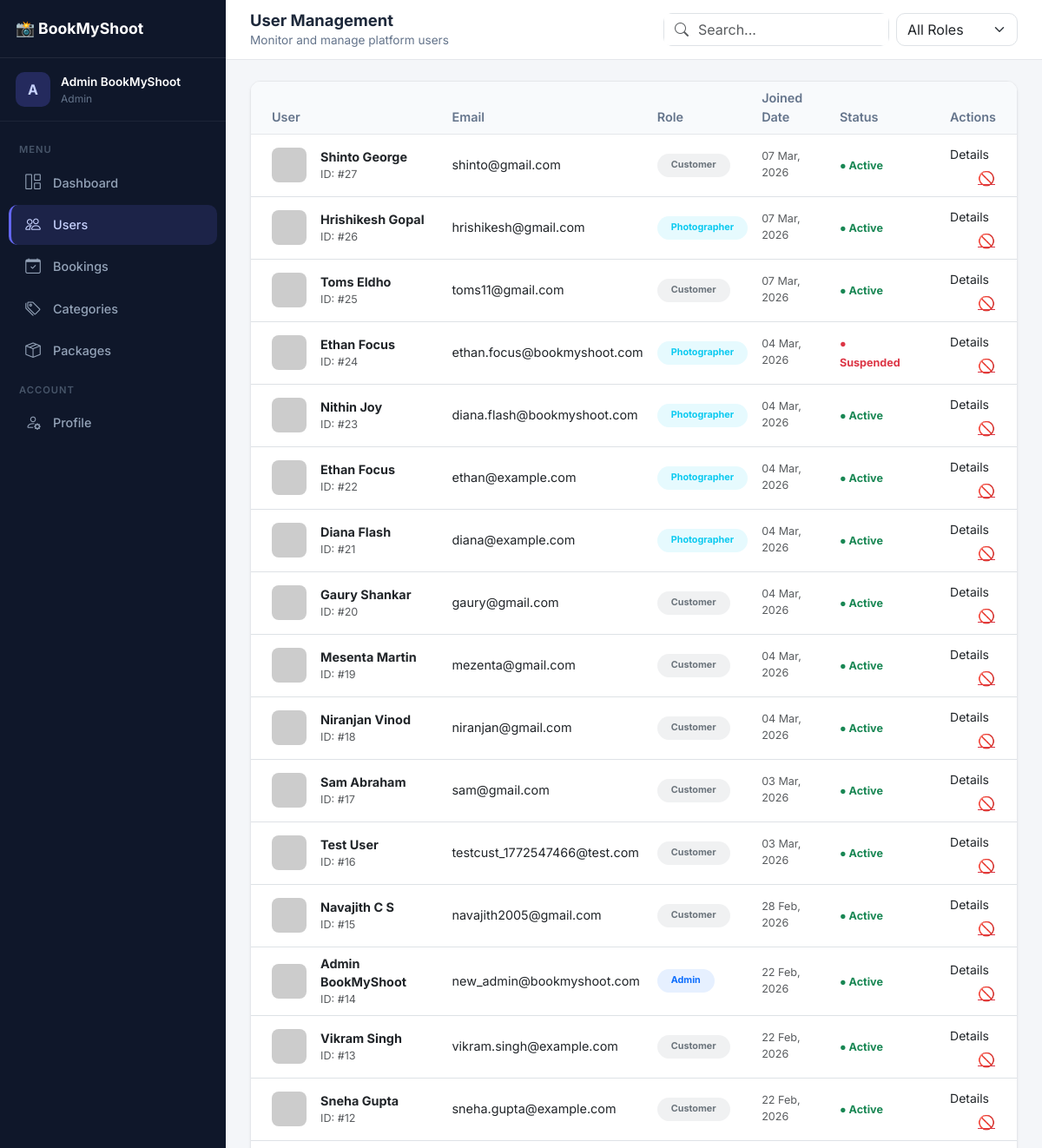
The page /admin/users (signed in, upper part) on the database as committed earlier.
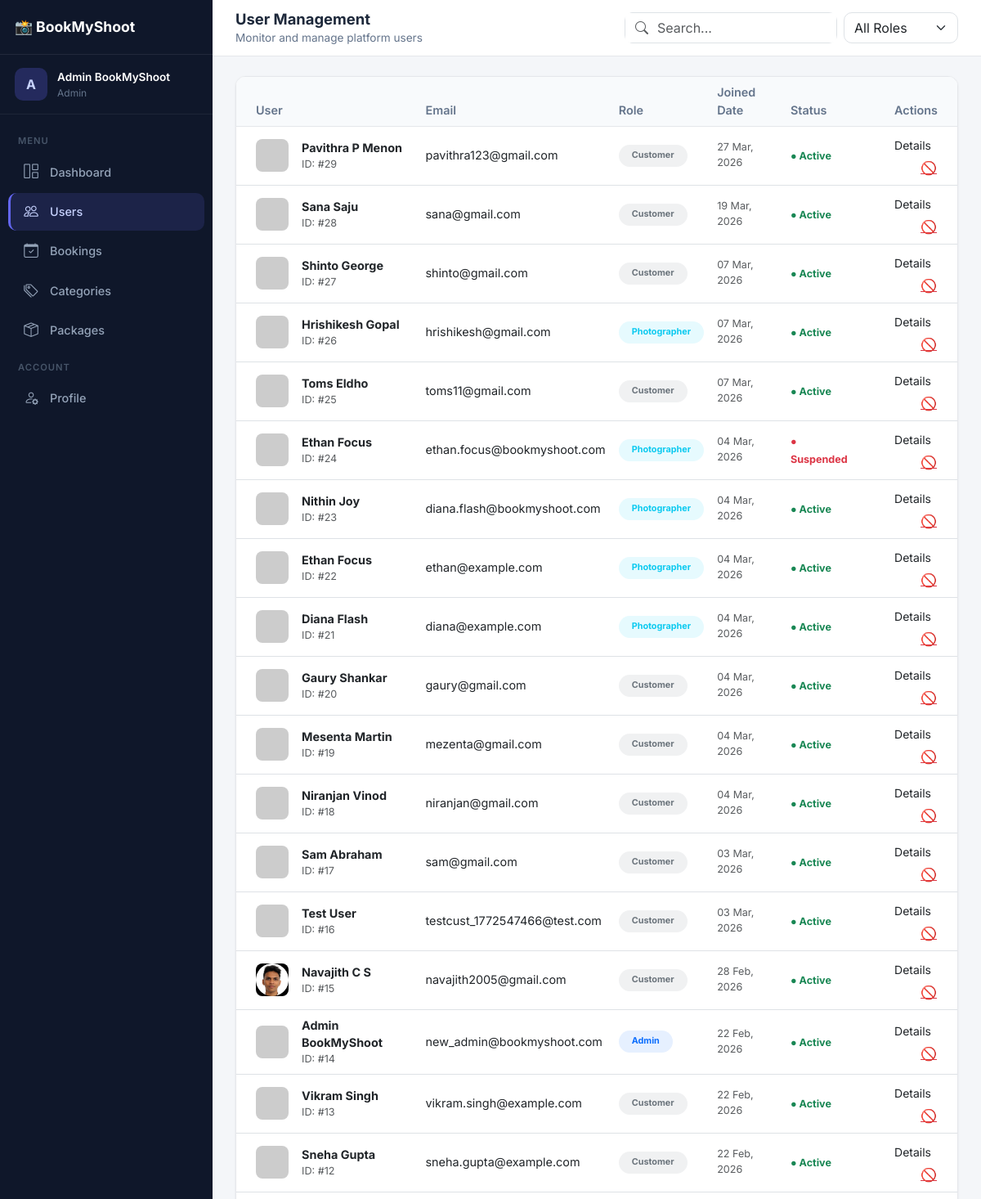
The same page on the database as committed later.
### backend/models.py (models this page shows, shortened)
class User(db.Model, UserMixin):
    __tablename__ = 'users'
    id = db.Column(db.Integer, primary_key=True)
    first_name = db.Column(db.String(100), nullable=False)
    last_name = db.Column(db.String(100), nullable=False)
    email = db.Column(db.String(120), unique=True, nullable=False, index=True)
    phone = db.Column(db.String(20), nullable=True)
    user_type = db.Column(db.String(20), nullable=False, default='customer')
    password_hash = db.Column(db.String(255), nullable=False)
    profile_image = db.Column(db.String(255), nullable=True)
    is_active = db.Column(db.Boolean, default=True)
    created_at = db.Column(db.DateTime, default=datetime.utcnow)
    updated_at = db.Column(db.DateTime, default=datetime.utcnow, onupdate=datetime.utcnow)
    bookings = db.relationship('Booking', backref='customer', lazy=True, foreign_keys='Booking.customer_id',
                               cascade='all, delete-orphan')
    notifications = db.relationship('Notification', backref='user', lazy=True, cascade='all, delete-orphan')
    activities = db.relationship('ActivityLog', backref='user', lazy=True, cascade='all, delete-orphan')

### backend/admin/routes.py (the view)
@admin_bp.route('/users')
@admin_required
def users():
    query = request.args.get('q', '')
    user_type = request.args.get('role', '')
    users_query = User.query
    if query:
        users_query = users_query.filter(User.email.contains(query) | User.first_name.contains(query))
    if user_type:
        users_query = users_query.filter_by(user_type=user_type)
    users_list = users_query.order_by(User.created_at.desc()).all()
    return render_template('admin/users.html', users=users_list)

### backend/admin/routes.py (called while the page is built)
def admin_required(f):
    @wraps(f)
    def decorated_function(*args, **kwargs):
        if not current_user.is_authenticated or current_user.user_type != 'admin':
            flash('Admin access required.', 'error')
            return redirect(url_for('login'))
        return f(*args, **kwargs)
    return decorated_function

### backend/app.py (called while the page is built)
@app.before_request
def enforce_csrf_for_non_api_routes():
    if request.path.startswith('/api/'):
        return
    if request.method in ('POST', 'PUT', 'PATCH', 'DELETE'):
        csrf.protect()

@login_manager.user_loader
def load_user(user_id):
    return User.query.get(int(user_id))

### backend/admin/templates/admin/users.html (shortened to what this page needs)
{% extends "base.html" %}
{% block content %}
<div class="topbar">
    <div>
        <h1>User Management</h1>
        <div class="breadcrumb">Monitor and manage platform users</div>
    </div>
    <div class="topbar-actions">
        <form action="{{ url_for('admin.users') }}" method="GET" class="d-flex gap-2">
            <div class="input-group" style="border-radius:10px;width:260px;overflow:hidden;">
                <span class="input-group-text bg-white border-end-0"><i class="bi bi-search text-muted"></i></span>
                <input type="text" name="q" class="form-control border-start-0 ps-0" placeholder="Search..." value="{{ request.args.get('q', '') }}">
            </div>
            <select name="role" class="form-select" style="border-radius:10px;width:140px;" onchange="this.form.submit()">
                <option value="">All Roles</option>
            </select>
        </form>
    </div>
</div>
<div class="page-content fade-in">
<div class="card overflow-hidden">
    <div class="table-responsive">
        <table class="table table-hover align-middle mb-0">
            <thead class="bg-light">
                <tr>
                    <th class="ps-4">User</th>
                    <th>Email</th>
                    <th>Role</th>
                    <th>Joined Date</th>
                    <th>Status</th>
                    <th class="text-end pe-4">Actions</th>
                </tr>
            </thead>
            <tbody>
                {% if users %}
                {% for user in users %}
                <tr>
                    <td class="ps-4">
                        <div class="d-flex align-items-center gap-3">
                            <img src="{{ url_for('uploaded_profile_file', filename=user.profile_image.split('/')[-1]) if user.profile_image else 'https://via.placeholder.com/40' }}"
                                class="rounded-3" style="width: 40px; height: 40px; object-fit: cover;" alt="User">
                            <div>
                                <div class="fw-bold text-dark">{{ user.first_name }} {{ user.last_name }}</div>
                                <div class="text-muted small">ID: #{{ user.id }}</div>
                            </div>
                        </div>
                    </td>
                    <td>{{ user.email }}</td>
                    <td>
                        {% if user.user_type == 'photographer' %}
                        <span class="badge bg-info bg-opacity-10 text-info px-3 py-2 rounded-pill">Photographer</span>
                        {% elif user.user_type == 'admin' %}
                        <span class="badge bg-primary bg-opacity-10 text-primary px-3 py-2 rounded-pill">Admin</span>
                        {% else %}
                        <span
                            class="badge bg-secondary bg-opacity-10 text-secondary px-3 py-2 rounded-pill">Customer</span>
                        {% endif %}
                    </td>
                    <td class="text-muted small">{{ user.created_at.strftime('%d %b, %Y') }}</td>
                    <td>
                        {% if user.is_active %}
                        <span class="text-success small fw-bold">● Active</span>
                        {% else %}
                        <span class="text-danger small fw-bold">● Suspended</span>
                        {% endif %}
                    </td>
                    <td class="text-end pe-4">
                        <button class="btn btn-sm btn-outline-dark border-0">Details</button>
                        {% if user.user_id != current_user.id %}
                        <button class="btn btn-link text-danger p-0 ms-2" title="Suspend User">🚫</button>
                        {% endif %}
                    </td>
                </tr>
                {% endfor %}
                {% else %}
                <tr>
                    <td colspan="6" class="text-center py-5 text-muted">
                        No users found matching your search.
                    </td>
                </tr>
                {% endif %}
            </tbody>
        </table>
    </div>
</div>
</div>
{% endblock %}

### backend/templates/base.html (shortened to what this page needs)
<!DOCTYPE html>
<html lang="en">
<head>
    <link href="https://cdn.jsdelivr.net/npm/bootstrap@5.3.0/dist/css/bootstrap.min.css" rel="stylesheet">
    <link rel="stylesheet" href="https://cdn.jsdelivr.net/npm/bootstrap-icons@1.11.0/font/bootstrap-icons.css">
    <link rel="stylesheet" href="https://cdnjs.cloudflare.com/ajax/libs/animate.css/4.1.1/animate.min.css" />
</head>
<body>
    {% if not hide_sidebar and current_user.is_authenticated %}
    <aside class="sidebar" id="sidebar">
        <div class="sidebar-brand">📸 BookMyShoot</div>
        <div class="sidebar-user">
            <div class="avatar">{{ current_user.first_name[0]|upper }}</div>
            <div class="info">
                <div class="name">{{ current_user.first_name }} {{ current_user.last_name }}</div>
                <div class="role">{{ current_user.user_type }}</div>
            </div>
        </div>
        <nav class="sidebar-nav">
            <div class="nav-section">Menu</div>
            {% if current_user.user_type == 'admin' %}
            <a href="{{ url_for('admin.dashboard') }}" class="{{ 'active' if request.endpoint == 'admin.dashboard' }}"><i class="bi bi-grid-1x2"></i> Dashboard</a>
            <a href="{{ url_for('admin.users') }}" class="{{ 'active' if request.endpoint == 'admin.users' }}"><i class="bi bi-people"></i> Users</a>
            <a href="{{ url_for('admin.bookings') }}" class="{{ 'active' if request.endpoint == 'admin.bookings' }}"><i class="bi bi-calendar-check"></i> Bookings</a>
            <a href="{{ url_for('admin.categories') }}" class="{{ 'active' if request.endpoint == 'admin.categories' }}"><i class="bi bi-tags"></i> Categories</a>
            <a href="{{ url_for('admin.packages') }}" class="{{ 'active' if request.endpoint == 'admin.packages' }}"><i class="bi bi-box-seam"></i> Packages</a>
            <div class="nav-section">Account</div>
            <a href="{{ url_for('admin.profile') }}" class="{{ 'active' if request.endpoint == 'admin.profile' }}"><i class="bi bi-person-gear"></i> Profile</a>
            {% endif %}
        </nav>
    </aside>
    {% endif %}
    <main class="{% if not hide_sidebar and current_user.is_authenticated %}main-content{% else %}{% block main_class %}container py-5{% endblock %}{% endif %}">
        {% block content %}{% endblock %}
    </main>
</body>
</html>

Rows that differ between the two databases and show on the page:
added User: first_name "Pavithra", last_name "P Menon", id "29", email "pavithra123@gmail.com", user_type "Customer", created_at "27 Mar, 2026", is_active "● Active"
added User: first_name "Sana", last_name "Saju", id "28", email "sana@gmail.com", user_type "Customer", created_at "19 Mar, 2026", is_active "● Active"
changed User "Navajith": profile_image: picture added in place of a placeholder
